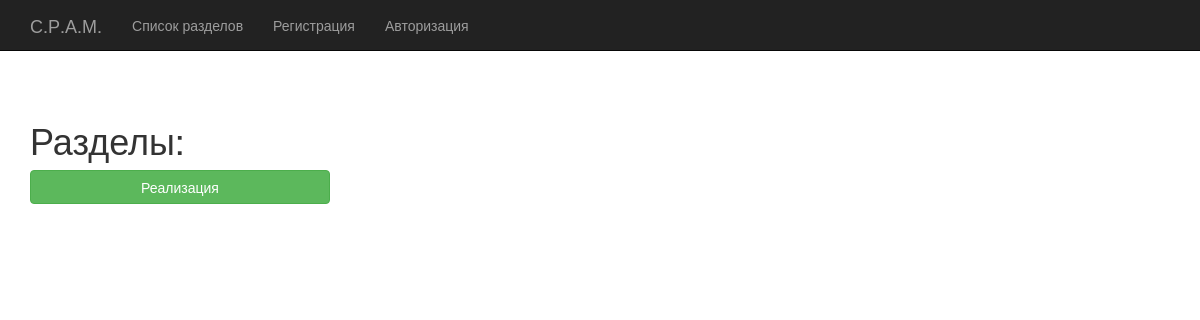
/section_list/, run on an earlier commit of the app's database.
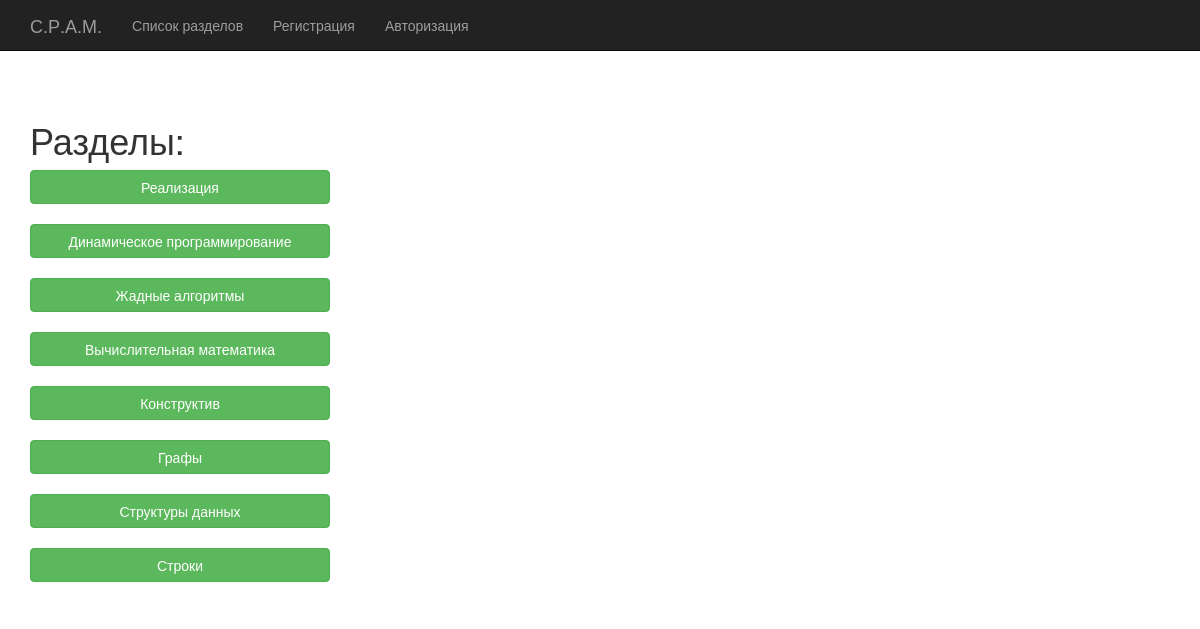
And on a later commit of the database.
### upp_app/models.py (models this page shows, shortened)
class Section(models.Model):
    name = models.CharField(max_length=50)
    description = models.CharField(max_length=1500, default='')
    short_description = models.CharField(max_length=255, default='')

### sectionlist/views.py (the view)
# urls.py: url(r'^section_list/', include('sectionlist.urls')),
def sectionlist(request):
    sections = Section.objects.all()
    context = {
        'sections': sections
    }
    return render(request, 'sectionlist/sectionlist.html', context)

### sectionlist/templates/sectionlist/sectionlist.html (shortened to what this page needs)
﻿{% extends 'menu/base.html' %}
{% load staticfiles %}
{% block head %}
		<link href="{% static 'sectionlist/bootstrap.min.css' %}" rel="stylesheet">
		<link href="{% static 'sectionlist/style.css' %}" rel="stylesheet">
{% endblock %}
{% block content %}
	<h1>Разделы:</h1>
	{% for section in sections %}
    <a href ="{% url 'section_page' section.id %}" class="btn btn-success section-task" data-placement="right" rel="popover"  title="{{ section.short_description }}" data-content="Текстовое описание раздела">{{ section.name }}</a><br><br>
	{% endfor %}
{% endblock %}

### menu/templates/menu/base.html (shortened to what this page needs)
<!DOCTYPE html>
<html lang="en">
  <head>
    {% block head %}
    {% endblock %}
    <link href="https://maxcdn.bootstrapcdn.com/bootswatch/3.3.5/flatly/bootstrap.min.css" rel="stylesheet">
  </head>
  <body>
    <nav class="navbar navbar-inverse navbar-fixed-top">
      <div class="container">
        <div class="navbar-header">
          <a class="navbar-brand" href="{% url 'main' %}">С.Р.А.М.</a>
        </div>
        <div id="navbar" class="collapse navbar-collapse">
           <ul class="nav navbar-nav">
            <li><a href="{% url 'sectionlist' %}">Список разделов</a></li>
          {% if request.user.is_authenticated %}
            <li><a href="{% url 'private_data' %}">Личный кабинет</a></li>
            <li><a href="{% url 'logout' %}">Выход</a></li>
          {% else %}
                <li><a href="{% url 'registration' %}">Регистрация</a></li>
                <li><a href="{% url 'login' %}">Авторизация</a></li>
          {% endif %}
          </ul>
        </div>
      </div>
    </nav>
    <div class="container" style="margin-top: 80px;">
        {% block content %}
        {% endblock %}
    </div>
  </body>
</html>

### sectionlist/static/sectionlist/style.css (style rules this page uses)
.section-task { width:300px; }

What changed in the data, as far as the page shows it:
added Section: name "Динамическое программирование"
added Section: name "Жадные алгоритмы"
added Section: name "Вычислительная математика"
added Section: name "Конструктив"
added Section: name "Графы"
added Section: name "Структуры данных"
added Section: name "Строки"
